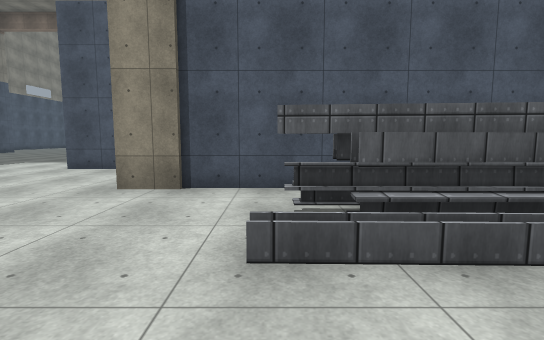
[1] (above)

24 first-person views from a walk through a 3-D level made in the Unity game engine. The camera is 1.5 m above the floor, tilts 6° down and sees 85° across. The floor is counted in squares, 2 m on a side. Each view is taken from the middle of a square. On the plan, view 1 faces up. The plan holds only what a view shows up to about 10 squares ahead; the rest is blank. The place goes on beyond the plan. Surface patterns are stand-ins for the level's own textures.

[2]
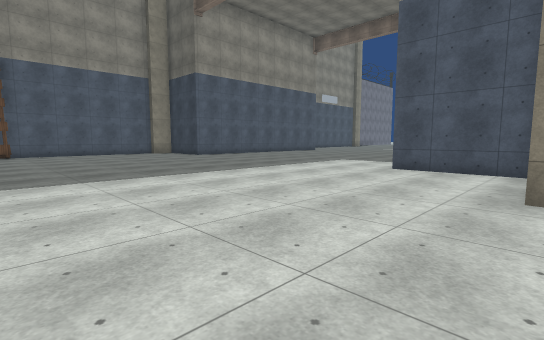

[3]
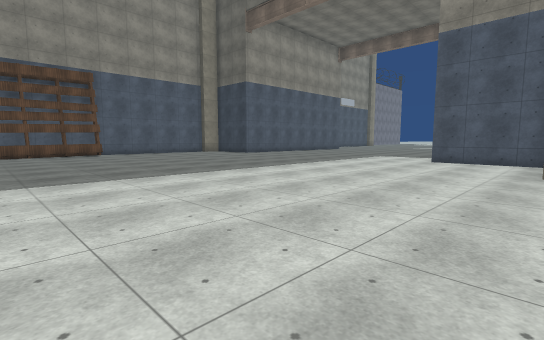

[4]
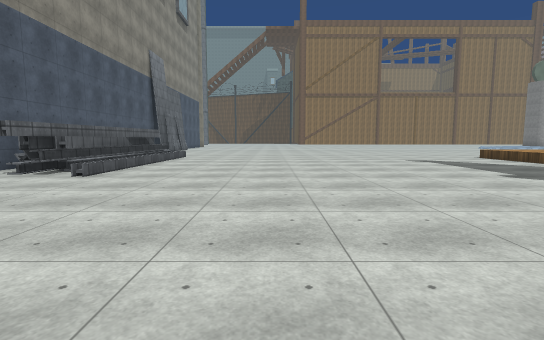

[5]
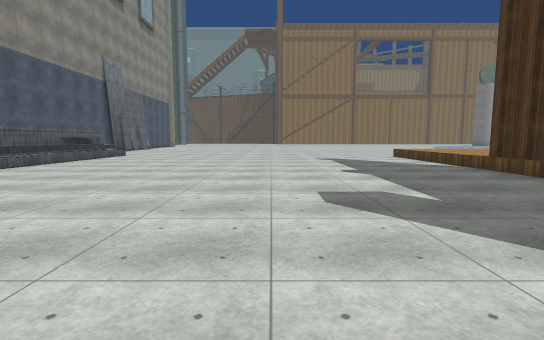

[6]
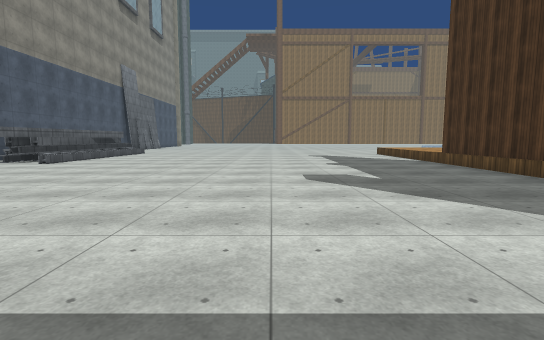

[7]
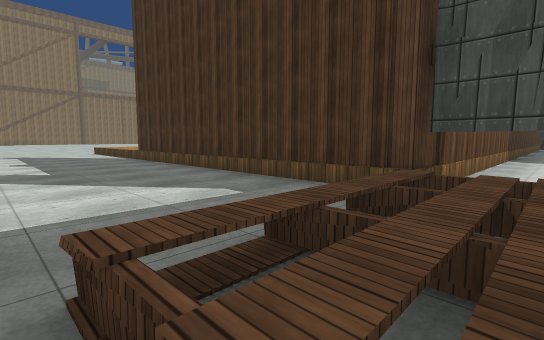

[8]
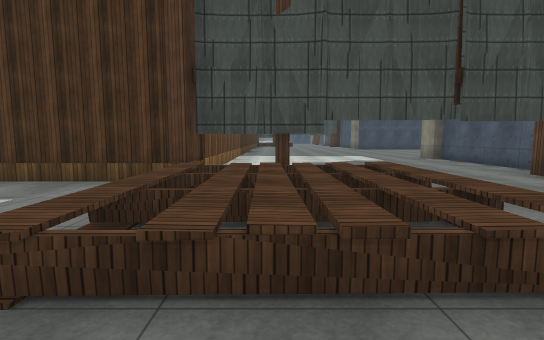

[9]
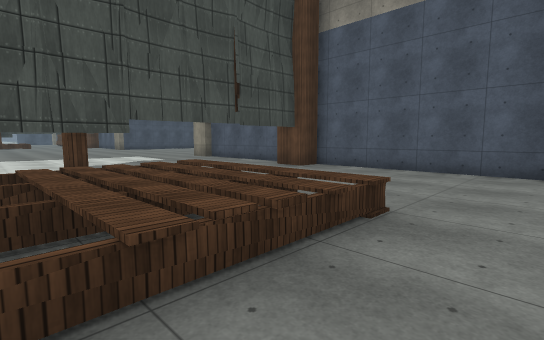

[10]
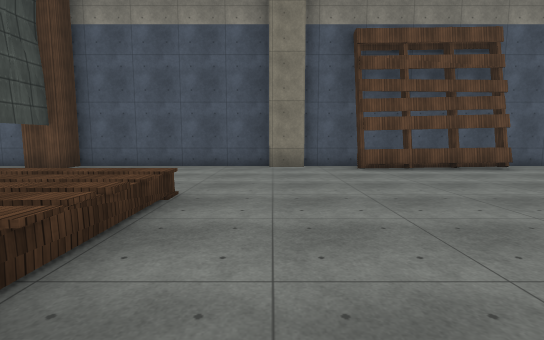

[11]
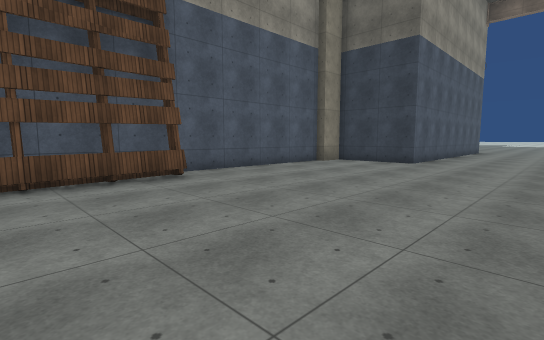

[12]
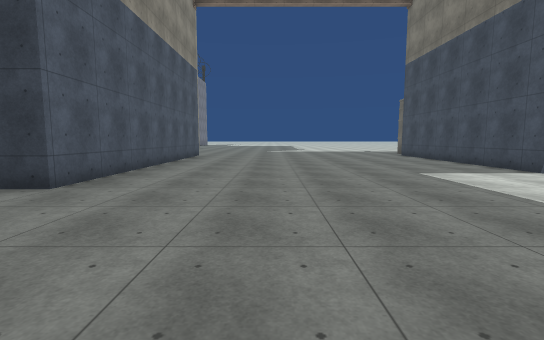

[13]
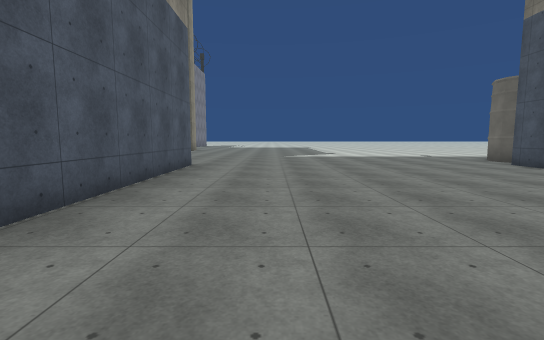

[14]
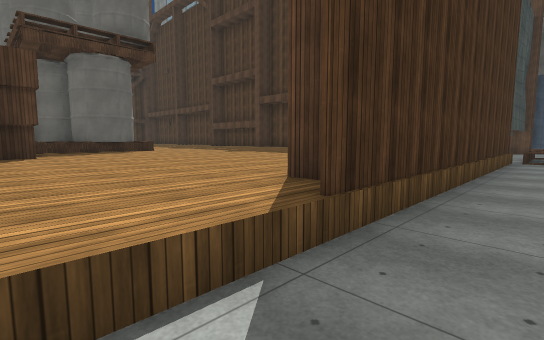

[15]
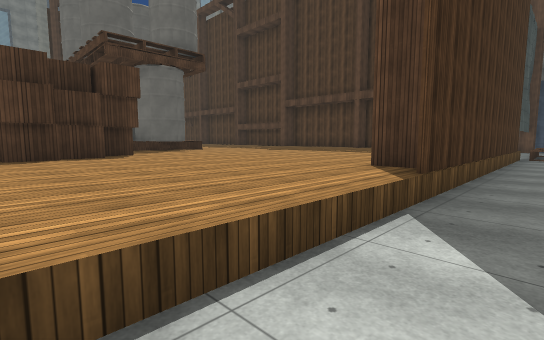

[16]
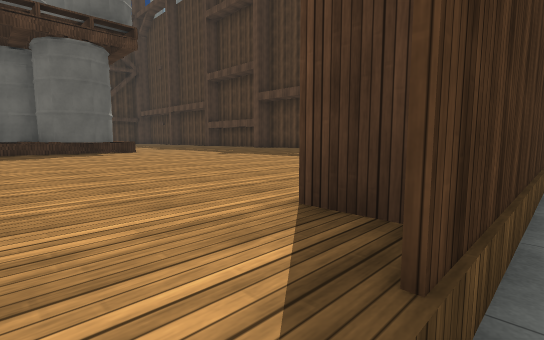

[17]
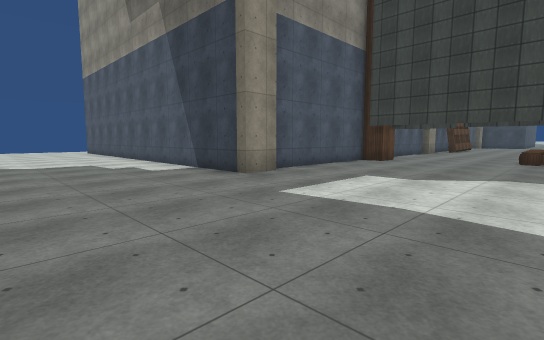

[18]
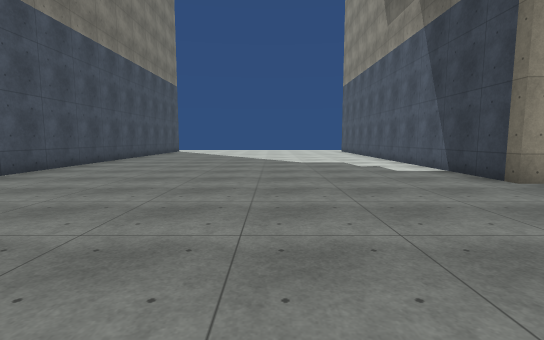

[19]
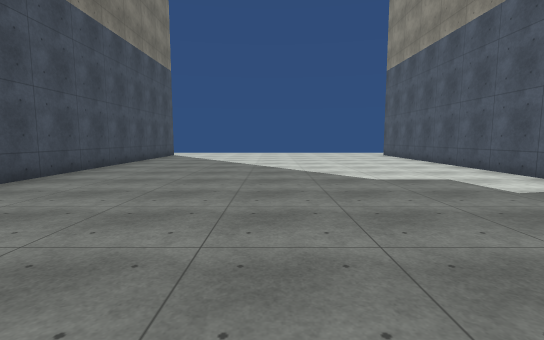

[20]
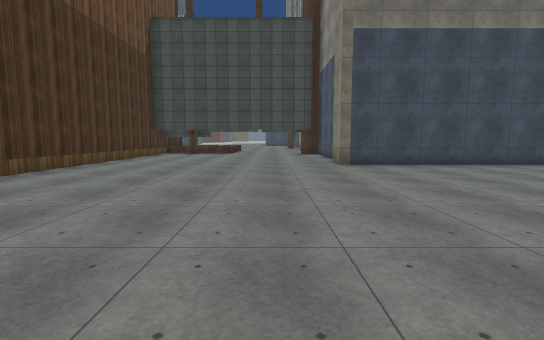

[21]
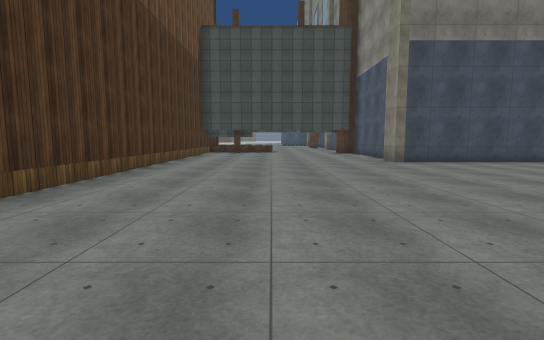

[22]
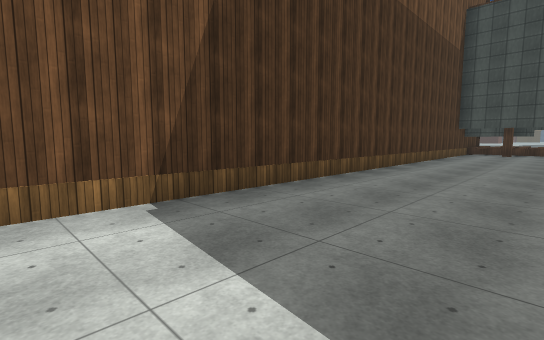

[23]
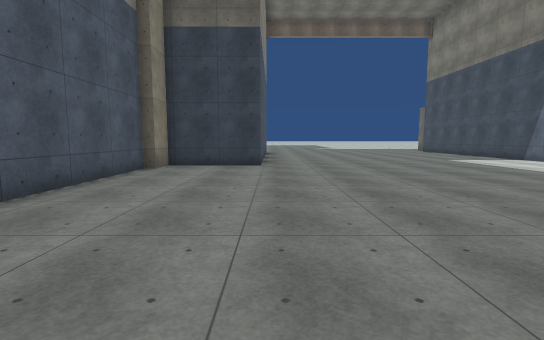

[24]
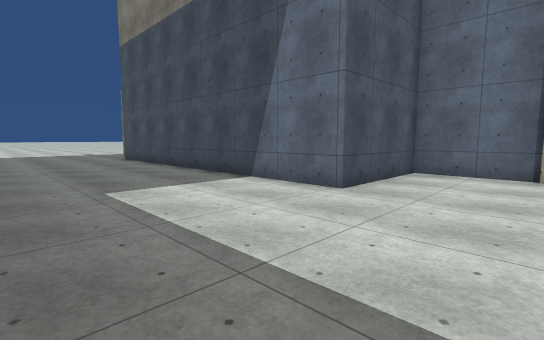

### Floor plan
Key: @ floor where view 1 was taken; # wall or solid block; x gap in a wall; . floor; = window, fence, low wall or low ledge; ^ raised ledge.
Columns run from 26 left of view 1 to 4 right of it. Each row starts with its distance up from view 1.
 18             ..........#
 17             #.........#
 16             #........##
 15             #........#
 14             #........#
 13             #........#
 12             #........#
 11             #........#
 10             #........#
  9             #........#
  8             #........####
  7          ####...........#
  6          #..............#
  5          #..............#####
  4          #.................##
  3          #.................^###
  2          #.....................
  1          #.....................
  0          #=...............@....
 -1          #=....................
 -2          #=....................
 -3          #.....................
 -4          #....... .............
 -5          #.....................
 -6          #.....................
 -7          #...^^^^..............
 -8          #...^^^^..............
 -9          #...^^^^..............
-10          #...^^^^^.............
-11          #. ..##.#===#===#x^^^^
-12          #.....  #      ^^^^^^^
-13          #.......#    ^^^^^^^^^
-14          #.......#   ^^^^^^^^^^
-15          #.......#   ^^^^^^^^^^
-16          #.......#  ^^^^^^^^^^^
-17 ##########.......#   ^^^^^^^^ ^
-18 .................#   ^^^^^^^
-19 .................#    ^^^^^^
-20 .................#     ^##^^
-21 .................#      # ^
-22 .................#        #
-23 .................#
-24 .................#
-25 .................#
-26 .................#
-27 ##########.......#
-28          #.......#

Positions as (right, up) in squares from view 1, and headings:
1: (0, 0), facing up
2: (-2, 0), facing up-left
3: (-2, -3), facing up-left
4: (-6, -2), facing right
5: (-7, -5), facing right
6: (-9, -5), facing right
7: (-11, -6), facing down-right
8: (-11, -5), facing down
9: (-10, -5), facing down-left
10: (-9, -5), facing left
11: (-11, -2), facing up-left
12: (-11, 3), facing up
13: (-12, 8), facing up
14: (2, -9), facing down-left
15: (4, -9), facing down-left
16: (1, -10), facing down-left
17: (-12, -21), facing up-left
18: (-12, -21), facing left
19: (-16, -22), facing left
20: (-15, -18), facing down
21: (-13, -17), facing down
22: (-13, -17), facing down-right
23: (-14, -1), facing up
24: (-9, 5), facing up-right
